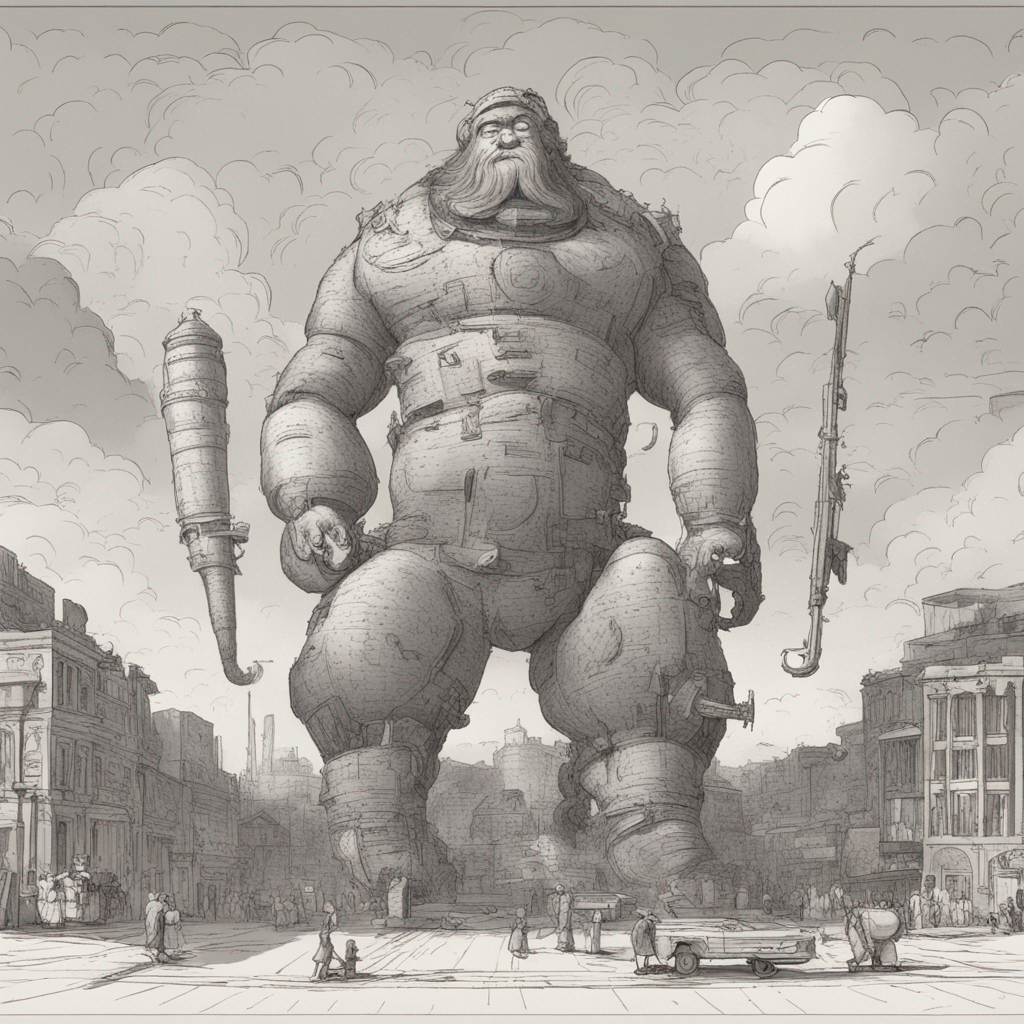

Recreate this plot in Python.
from diffusers import DiffusionPipeline
import torch

# load both base & refiner
base = DiffusionPipeline.from_pretrained(
    "stabilityai/stable-diffusion-xl-base-1.0", torch_dtype=torch.float16, variant="fp16", use_safetensors=True
)
base.to("cuda")
refiner = DiffusionPipeline.from_pretrained(
    "stabilityai/stable-diffusion-xl-refiner-1.0",
    text_encoder_2=base.text_encoder_2,
    vae=base.vae,
    torch_dtype=torch.float16,
    use_safetensors=True,
    variant="fp16",
)
refiner.to("cuda")

# Define how many steps and what % of steps to be run on each experts (80/20) here
n_steps = 40
high_noise_frac = 0.8

# prompt = "A majestic lion jumping from a big stone at night"
import argparse

parser = argparse.ArgumentParser(description="SDXL Prompt")
parser.add_argument("--prompt", required=True)
# parser.add_argument("--age", type=int, default=30, help="Age of the user")

args = parser.parse_args()

# print(f"Hello {args.name}, you are {args.age} years old.")
# run both experts
image = base(
    prompt=args.prompt,
    num_inference_steps=n_steps,
    # denoising_end=high_noise_frac,
    output_type="latent",
).images
image = refiner(
    prompt=args.prompt,
    num_inference_steps=n_steps,
    # denoising_start=high_noise_frac,
    image=image,
).images[0]

image.save('./sdxl_sample.png')
